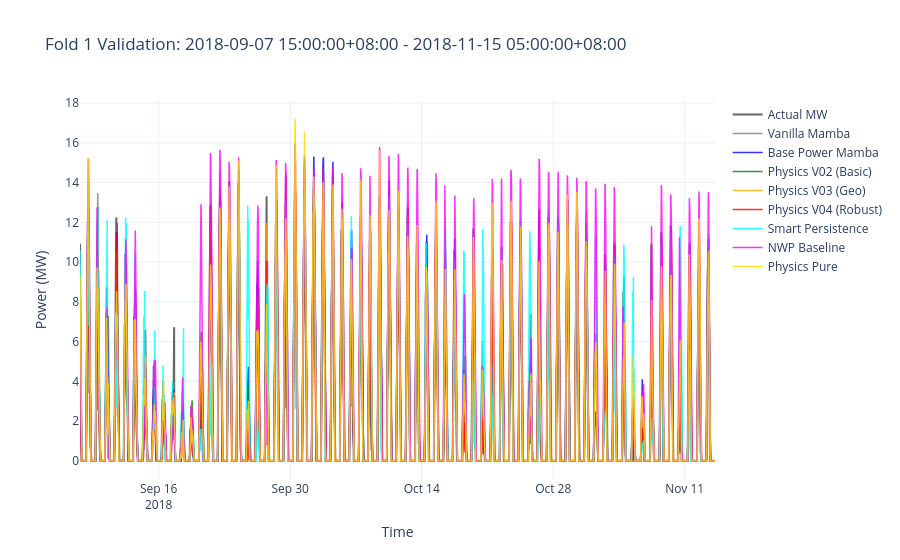
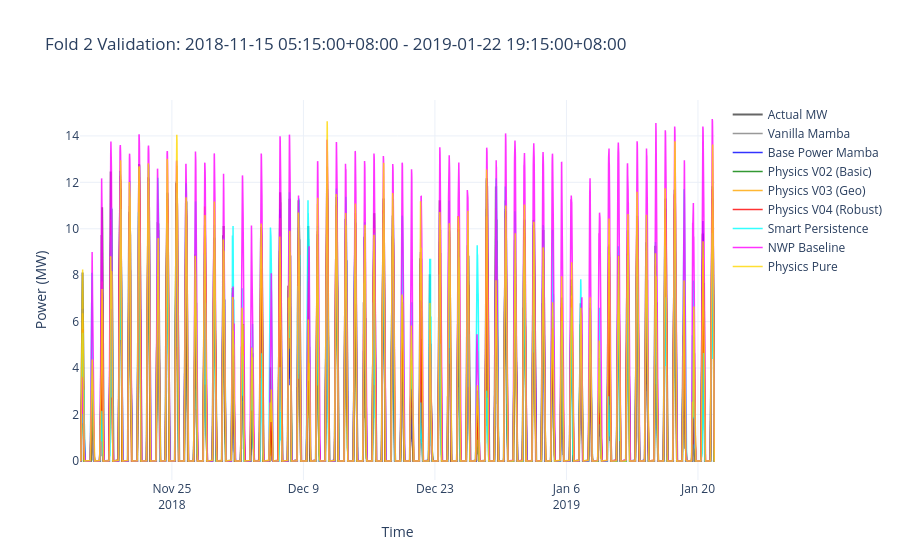
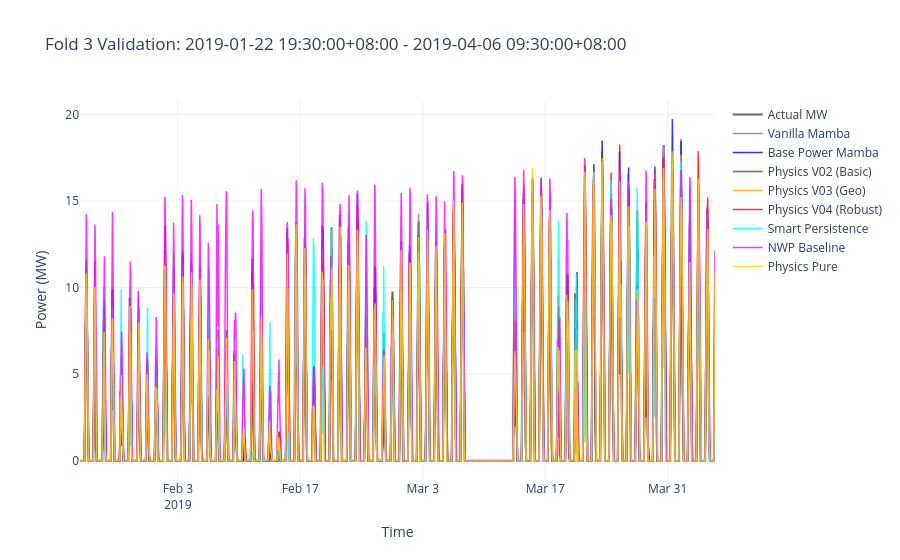
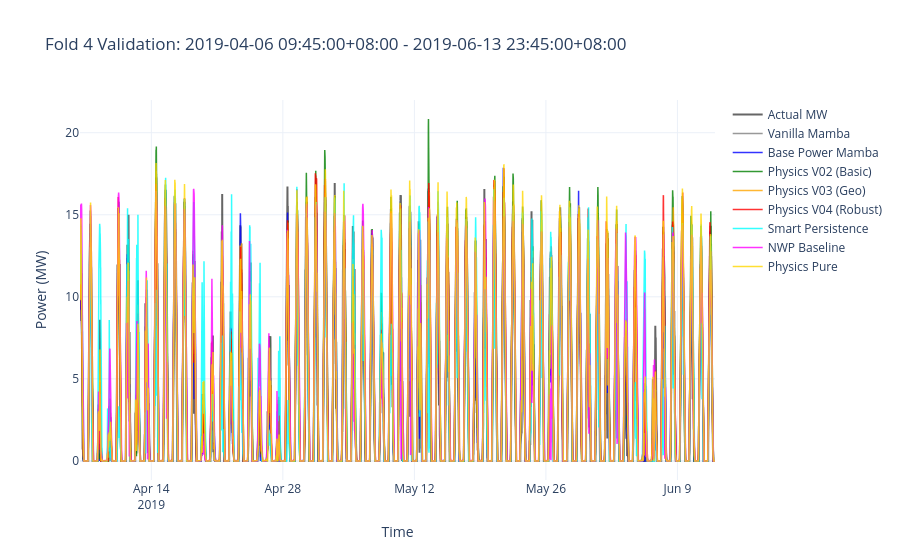

The cell these charts' notebook holds for them, in order:
### Code cell
# ==============================================================================
# CELL 3: Configure Models for Comparison
# ==============================================================================

class BaseMambaConfigs:
    """Configuration for base Power Mamba (no physics)."""
    def __init__(self):
        self.seq_len = 288
        self.pred_len = 96
        
        self.TARGET_COL = ['K_PV'] 
        
        self.PAST_INPUT_COLS = ['lmd_totalirrad',
       'lmd_diffuseirrad', 'lmd_temperature', 'nwp_globalirrad',
            'nwp_temperature','P_CLR', 
            'nwp_windspeed', 'power', 'K_PV', 'hour_sin',
       'hour_cos', 'day_sin', 'day_cos', 'month_sin', 'month_cos',
       'season_sin', 'season_cos', 'NWP_Power_MW', 'K_CS'
        ]
        
        self.FUTURE_INPUT_COLS = ['nwp_globalirrad', 'nwp_temperature', 'nwp_windspeed', 'hour_sin',
       'hour_cos', 'day_sin', 'day_cos', 'month_sin', 'month_cos','NWP_Power_MW',
       'season_sin', 'season_cos', 'K_CS']
        
        self.common_features = [f for f in self.FUTURE_INPUT_COLS if f in self.PAST_INPUT_COLS]
        self.num_shadows = len(self.common_features)
        self.include_pred = 1
        self.enc_in = len(self.PAST_INPUT_COLS) + self.num_shadows
        self.c_out = 1
        
        # Model hyperparameters
        self.kernel_size = 25
        self.n_embed = 128
        self.d_state = 64
        self.dconv = 2
        self.e_fact = 2 
        self.dropout = 0.2 
        
        # Training
        self.n_splits = 4
        self.batch_size = 32
        self.epochs = 5
        
        # Device
        self.device = torch.device("cuda" if torch.cuda.is_available() else "cpu")


# Run Comparative Benchmark
# This will:
# 1. Train the V0 Model (Target=Power)
# 2. Train the V02 Model (Target=K_PV)
# 3. Report RMSE (MW) for both on the same data splits
# 4. Print the % improvement
  
import physics_residual_mamba_v02 as v02


# Instantiate your config
my_config = BaseMambaConfigs()
my_config.epochs = 30  # Override as needed
# Run benchmark with your config

my_config.warmup_epochs = 15
df_experiment = station07_df.copy()
results = v02.run_comparative_benchmark(
    df_experiment, 
    n_splits=4, 
    custom_config=my_config
)

### Figure 1 — Plotly figure (JSON) as saved in the notebook; plotly's stock layout.template omitted (floating-point values rounded to 4 significant figures; data arrays with more than 128 entries replaced by an {"elided": "..."} marker saying what was removed)
{"data": [{"line": {"color": "black", "width": 2}, "mode": "lines", "name": "Actual MW", "opacity": 0.6, "type": "scatter", "x": {"elided": "6490 str values"}, "y": {"elided": "6490 float values"}}, {"line": {"color": "gray", "width": 1.5}, "mode": "lines", "name": "Vanilla Mamba", "opacity": 0.8, "type": "scatter", "x": {"elided": "6490 str values"}, "y": {"elided": "6490 float values"}}, {"line": {"color": "blue", "width": 1.5}, "mode": "lines", "name": "Base Power Mamba", "opacity": 0.8, "type": "scatter", "x": {"elided": "6490 str values"}, "y": {"elided": "6490 float values"}}, {"line": {"color": "green", "width": 1.5}, "mode": "lines", "name": "Physics V02 (Basic)", "opacity": 0.8, "type": "scatter", "x": {"elided": "6490 str values"}, "y": {"elided": "6490 float values"}}, {"line": {"color": "orange", "width": 1.5}, "mode": "lines", "name": "Physics V03 (Geo)", "opacity": 0.8, "type": "scatter", "x": {"elided": "6490 str values"}, "y": {"elided": "6490 float values"}}, {"line": {"color": "red", "width": 1.5}, "mode": "lines", "name": "Physics V04 (Robust)", "opacity": 0.8, "type": "scatter", "x": {"elided": "6490 str values"}, "y": {"elided": "6490 float values"}}, {"line": {"color": "cyan", "width": 1.5}, "mode": "lines", "name": "Smart Persistence", "opacity": 0.8, "type": "scatter", "x": {"elided": "6490 str values"}, "y": {"elided": "6490 float values"}}, {"line": {"color": "magenta", "width": 1.5}, "mode": "lines", "name": "NWP Baseline", "opacity": 0.8, "type": "scatter", "x": {"elided": "6490 str values"}, "y": {"elided": "6490 float values"}}, {"line": {"color": "gold", "width": 1.5}, "mode": "lines", "name": "Physics Pure", "opacity": 0.8, "type": "scatter", "x": {"elided": "6490 str values"}, "y": {"elided": "6490 float values"}}], "layout": {"hovermode": "x unified", "title": {"text": "Fold 1 Validation: 2018-09-07 15:00:00+08:00 - 2018-11-15 05:00:00+08:00"}, "xaxis": {"title": {"text": "Time"}}, "yaxis": {"title": {"text": "Power (MW)"}}}}

### Figure 2 — Plotly figure (JSON) as saved in the notebook; plotly's stock layout.template omitted (floating-point values rounded to 4 significant figures; data arrays with more than 128 entries replaced by an {"elided": "..."} marker saying what was removed)
{"data": [{"line": {"color": "black", "width": 2}, "mode": "lines", "name": "Actual MW", "opacity": 0.6, "type": "scatter", "x": {"elided": "6490 str values"}, "y": {"elided": "6490 float values"}}, {"line": {"color": "gray", "width": 1.5}, "mode": "lines", "name": "Vanilla Mamba", "opacity": 0.8, "type": "scatter", "x": {"elided": "6490 str values"}, "y": {"elided": "6490 float values"}}, {"line": {"color": "blue", "width": 1.5}, "mode": "lines", "name": "Base Power Mamba", "opacity": 0.8, "type": "scatter", "x": {"elided": "6490 str values"}, "y": {"elided": "6490 float values"}}, {"line": {"color": "green", "width": 1.5}, "mode": "lines", "name": "Physics V02 (Basic)", "opacity": 0.8, "type": "scatter", "x": {"elided": "6490 str values"}, "y": {"elided": "6490 float values"}}, {"line": {"color": "orange", "width": 1.5}, "mode": "lines", "name": "Physics V03 (Geo)", "opacity": 0.8, "type": "scatter", "x": {"elided": "6490 str values"}, "y": {"elided": "6490 float values"}}, {"line": {"color": "red", "width": 1.5}, "mode": "lines", "name": "Physics V04 (Robust)", "opacity": 0.8, "type": "scatter", "x": {"elided": "6490 str values"}, "y": {"elided": "6490 float values"}}, {"line": {"color": "cyan", "width": 1.5}, "mode": "lines", "name": "Smart Persistence", "opacity": 0.8, "type": "scatter", "x": {"elided": "6490 str values"}, "y": {"elided": "6490 float values"}}, {"line": {"color": "magenta", "width": 1.5}, "mode": "lines", "name": "NWP Baseline", "opacity": 0.8, "type": "scatter", "x": {"elided": "6490 str values"}, "y": {"elided": "6490 float values"}}, {"line": {"color": "gold", "width": 1.5}, "mode": "lines", "name": "Physics Pure", "opacity": 0.8, "type": "scatter", "x": {"elided": "6490 str values"}, "y": {"elided": "6490 float values"}}], "layout": {"hovermode": "x unified", "title": {"text": "Fold 2 Validation: 2018-11-15 05:15:00+08:00 - 2019-01-22 19:15:00+08:00"}, "xaxis": {"title": {"text": "Time"}}, "yaxis": {"title": {"text": "Power (MW)"}}}}

### Figure 3 — Plotly figure (JSON) as saved in the notebook; plotly's stock layout.template omitted (floating-point values rounded to 4 significant figures; data arrays with more than 128 entries replaced by an {"elided": "..."} marker saying what was removed)
{"data": [{"line": {"color": "black", "width": 2}, "mode": "lines", "name": "Actual MW", "opacity": 0.6, "type": "scatter", "x": {"elided": "6490 str values"}, "y": {"elided": "6490 float values"}}, {"line": {"color": "gray", "width": 1.5}, "mode": "lines", "name": "Vanilla Mamba", "opacity": 0.8, "type": "scatter", "x": {"elided": "6490 str values"}, "y": {"elided": "6490 float values"}}, {"line": {"color": "blue", "width": 1.5}, "mode": "lines", "name": "Base Power Mamba", "opacity": 0.8, "type": "scatter", "x": {"elided": "6490 str values"}, "y": {"elided": "6490 float values"}}, {"line": {"color": "green", "width": 1.5}, "mode": "lines", "name": "Physics V02 (Basic)", "opacity": 0.8, "type": "scatter", "x": {"elided": "6490 str values"}, "y": {"elided": "6490 float values"}}, {"line": {"color": "orange", "width": 1.5}, "mode": "lines", "name": "Physics V03 (Geo)", "opacity": 0.8, "type": "scatter", "x": {"elided": "6490 str values"}, "y": {"elided": "6490 float values"}}, {"line": {"color": "red", "width": 1.5}, "mode": "lines", "name": "Physics V04 (Robust)", "opacity": 0.8, "type": "scatter", "x": {"elided": "6490 str values"}, "y": {"elided": "6490 float values"}}, {"line": {"color": "cyan", "width": 1.5}, "mode": "lines", "name": "Smart Persistence", "opacity": 0.8, "type": "scatter", "x": {"elided": "6490 str values"}, "y": {"elided": "6490 float values"}}, {"line": {"color": "magenta", "width": 1.5}, "mode": "lines", "name": "NWP Baseline", "opacity": 0.8, "type": "scatter", "x": {"elided": "6490 str values"}, "y": {"elided": "6490 float values"}}, {"line": {"color": "gold", "width": 1.5}, "mode": "lines", "name": "Physics Pure", "opacity": 0.8, "type": "scatter", "x": {"elided": "6490 str values"}, "y": {"elided": "6490 float values"}}], "layout": {"hovermode": "x unified", "title": {"text": "Fold 3 Validation: 2019-01-22 19:30:00+08:00 - 2019-04-06 09:30:00+08:00"}, "xaxis": {"title": {"text": "Time"}}, "yaxis": {"title": {"text": "Power (MW)"}}}}

### Figure 4 — Plotly figure (JSON) as saved in the notebook; plotly's stock layout.template omitted (floating-point values rounded to 4 significant figures; data arrays with more than 128 entries replaced by an {"elided": "..."} marker saying what was removed)
{"data": [{"line": {"color": "black", "width": 2}, "mode": "lines", "name": "Actual MW", "opacity": 0.6, "type": "scatter", "x": {"elided": "6490 str values"}, "y": {"elided": "6490 float values"}}, {"line": {"color": "gray", "width": 1.5}, "mode": "lines", "name": "Vanilla Mamba", "opacity": 0.8, "type": "scatter", "x": {"elided": "6490 str values"}, "y": {"elided": "6490 float values"}}, {"line": {"color": "blue", "width": 1.5}, "mode": "lines", "name": "Base Power Mamba", "opacity": 0.8, "type": "scatter", "x": {"elided": "6490 str values"}, "y": {"elided": "6490 float values"}}, {"line": {"color": "green", "width": 1.5}, "mode": "lines", "name": "Physics V02 (Basic)", "opacity": 0.8, "type": "scatter", "x": {"elided": "6490 str values"}, "y": {"elided": "6490 float values"}}, {"line": {"color": "orange", "width": 1.5}, "mode": "lines", "name": "Physics V03 (Geo)", "opacity": 0.8, "type": "scatter", "x": {"elided": "6490 str values"}, "y": {"elided": "6490 float values"}}, {"line": {"color": "red", "width": 1.5}, "mode": "lines", "name": "Physics V04 (Robust)", "opacity": 0.8, "type": "scatter", "x": {"elided": "6490 str values"}, "y": {"elided": "6490 float values"}}, {"line": {"color": "cyan", "width": 1.5}, "mode": "lines", "name": "Smart Persistence", "opacity": 0.8, "type": "scatter", "x": {"elided": "6490 str values"}, "y": {"elided": "6490 float values"}}, {"line": {"color": "magenta", "width": 1.5}, "mode": "lines", "name": "NWP Baseline", "opacity": 0.8, "type": "scatter", "x": {"elided": "6490 str values"}, "y": {"elided": "6490 float values"}}, {"line": {"color": "gold", "width": 1.5}, "mode": "lines", "name": "Physics Pure", "opacity": 0.8, "type": "scatter", "x": {"elided": "6490 str values"}, "y": {"elided": "6490 float values"}}], "layout": {"hovermode": "x unified", "title": {"text": "Fold 4 Validation: 2019-04-06 09:45:00+08:00 - 2019-06-13 23:45:00+08:00"}, "xaxis": {"title": {"text": "Time"}}, "yaxis": {"title": {"text": "Power (MW)"}}}}
